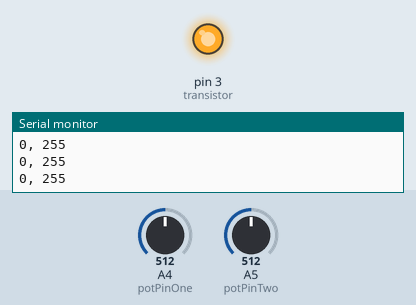
This sketch was run on a simulated Arduino Uno, built with avr-gcc and run on an emulated ATmega328P. On the bench: output pins drawn as LEDs (lit = HIGH), the last lines printed to the serial monitor. The inputs (shaded band) are chosen by the test bench; at power-on: A4 (potPinOne) = 512, A5 (potPinTwo) = 512.

Above: at 1.2 s.
1.3 s: A4 (potPinOne) set to 534
At 2.0 s:
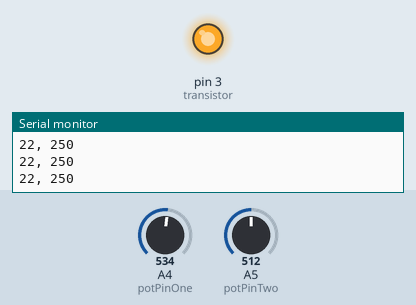
2.8 s: A5 (potPinTwo) set to 900
At 4.0 s:
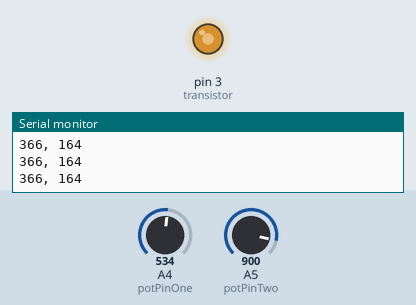
4.3 s: A4 (potPinOne) set to 306
At 5.3 s:
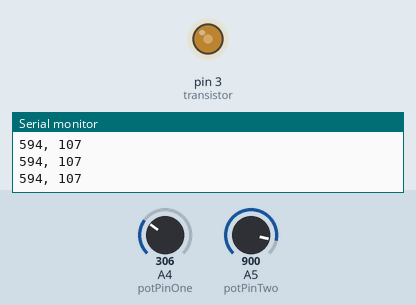
5.8 s: A5 (potPinTwo) set to 1023
At 6.7 s:
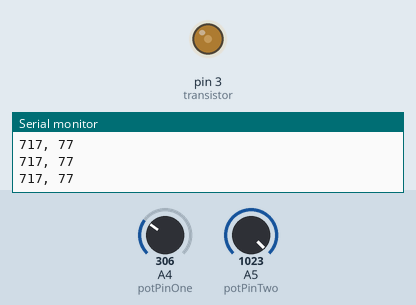
8.8 s: A4 (potPinOne) set to 0
At 10.0 s:
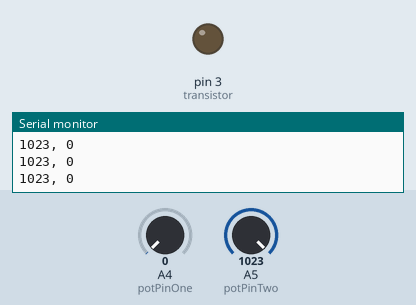
10.3 s: A5 (potPinTwo) set to 1004
At 11.1 s:
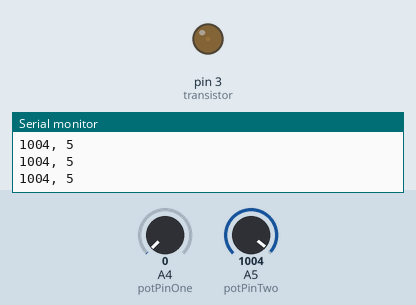
Timing chart, 0 to 12.8 s (numbered marks = the images above; inputs shaded):
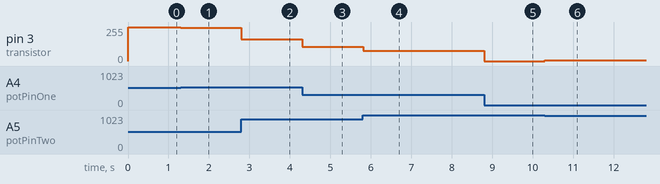

The sketch:

String-Potentiameter-LED2.ino
```cpp
// analog in 0-1023, analog out 0-255

#include <math.h>
//including the math library to be able to get the difference between the value of both potentiometers.

int transistor = 3;
int potPinOne = A4;
int potPinTwo = A5;
int potValueOne = 0;
int potValueTwo = 0;
int ledBrightness = 0;
int difference = 0;

void setup() {
  // we introduced the mode of each pin and the serial monitor to be able to monitor the output voltage value later.

  pinMode(transistor, OUTPUT);
  pinMode(potPinOne, INPUT);
  pinMode(potPinTwo, INPUT);
  Serial.begin(9600);

}

void loop() {

  // the brightness of the LED lights depend on the difference between the value of the potentiometers. Since we have included the math library we can subtract the potentiometer values.

  potValueOne = analogRead(potPinOne);
  potValueTwo = analogRead(potPinTwo);
  difference = potValueOne - potValueTwo;
  difference = abs (difference);
  ledBrightness = map (difference, 0, 1023, 255, 0);
  analogWrite(transistor, ledBrightness);
  Serial.print(difference);
  Serial.print(", ");
  Serial.println(ledBrightness);


}
```

Measured:
- after the input at 1.3 s, pin 3 (transistor): 255/255 → 250/255 at once
- after the input at 2.8 s, pin 3 (transistor): 250/255 → 164/255 at once
- after the input at 4.3 s, pin 3 (transistor): 164/255 → 107/255 at once
- after the input at 5.8 s, pin 3 (transistor): 107/255 → 77/255 at once
- after the input at 8.8 s, pin 3 (transistor): 77/255 → 0/255 at once
- after the input at 10.3 s, pin 3 (transistor): 0/255 → 5/255 at once
